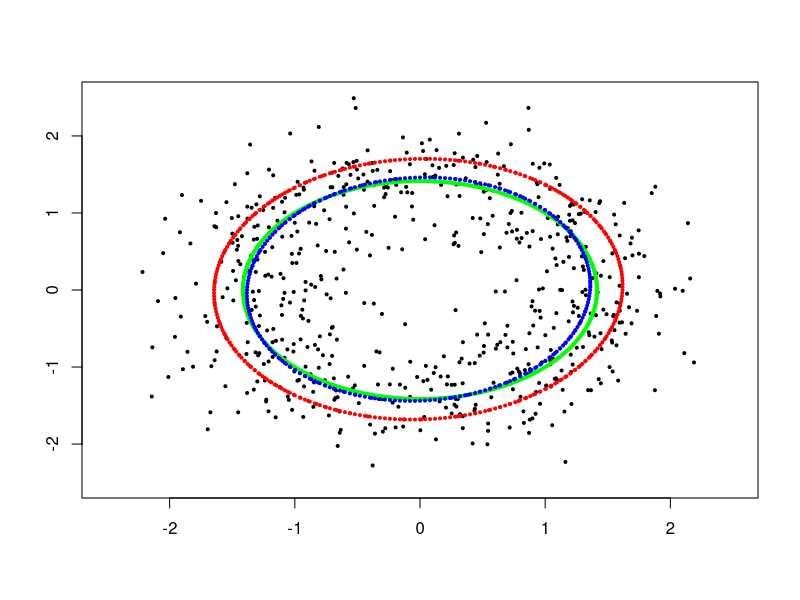

R code for this plot:
#--------------------------------------
#    functions 
#--------------------------------------
rm(list = ls()) 
multiexponents <- function(dim, deg) {
  # Generate all combinations of n non-negative integers that sum to d
  combs <- expand.grid(rep(list(0:deg), dim))
  combs <- combs[rowSums(combs) == deg, ]
  combs
}
multiexponentsL<- function(dim,deg)
{
  temp<-c(0,0)
  l=1
  while (l <=deg){
    temp<-rbind(temp, multiexponents(dim,l))
    l=l+1
  }
  return(temp)
}
Coef<-function(d,k)
{
  return (choose(d, 2*k)/(2^k)*factorial(2*k)/factorial(k))
}
# This function currently only works for diag cov Gaus noise and dimension 2
# We assume X of the form n x d 
Vandermonde<- function(X, U, sigma){
  size<- dim(U)[1]
  d<- dim(X)[2]
  Mhat<- matrix(0, nrow=size, ncol=size)
  for (k in 1:size)
    for (l in k:size)
    {
      exps<-as.integer(as.vector(U[k,]+U[l,]))
      Mhat[k,l]<- InnerFunc(X,exps[1],exps[2],sigma)
    }
  toRet<- Mhat+t(Mhat)
  toRet<- toRet- diag(diag(toRet)/2)
  return (toRet)
}
InnerFunc<-function(X, k,l, sigma){
  partSum=0
  for (kappa in 0:floor(k/2))
    for (lambda in 0:floor(l/2))
      partSum= partSum + (-1)^(kappa+lambda) *Coef(k,kappa )* Coef(l,lambda) * sigma^(2*( kappa+ lambda)) * mean ( X[,1]^(k-2*kappa) *X[,2]^(l-2*lambda))
  
  return( partSum)
}

SolveOrder2<-function(q, lB=-2, uB=2, step=0.04, shift=0)
{
  
  #------   first pass --------
  # Initialize vectors for storing results
  y1a <- numeric()
  y2a <- numeric()
  y2b <- numeric()
  
  # Loop to solve the quadratic equation
  seq_i <-  seq(lB, uB, by = step)
  for (i in seq_i) {
    aa <- q[6]
    bb <- q[5] * i + q[3]
    cc <- q[1] + q[2] * i + q[4] * i^2 + shift
    disc <- bb^2 - 4 * aa * cc
    if (disc >= 0) {
      y2a <- c(y2a, (-bb + sqrt(disc)) / (2 * aa))
      y2b <- c(y2b, (-bb - sqrt(disc)) / (2 * aa))
      y1a <- c(y1a, i)
    }
  }
  #------   second pass --------
  
  # Initialize vectors for storing results
  x1a <- numeric()
  x2a <- numeric()
  x2b <- numeric()
  
  # Loop to solve the quadratic equation
  seq_i <-  seq(lB, uB, by = step)
  for (i in seq_i) {
    aa <- q[4]
    bb <- q[5] * i + q[2]
    cc <- q[1] + q[3] * i + q[6] * i^2 + shift
    disc <- bb^2 - 4 * aa * cc
    if (disc >= 0) {
      x2a <- c(x2a, (-bb + sqrt(disc)) / (2 * aa))
      x2b <- c(x2b, (-bb - sqrt(disc)) / (2 * aa))
      x1a <- c(x1a, i)
    }
  }
  
  l1<-c(x2a,x2b)
  l2<-c(x1a,x1a)
  

  s1 <- c(y1a, y1a)
  s2 <- c(y2a, y2b)
  
  s1<- c(l1,s1)
  s2<-c(l2,s2)
  
  
  return(cbind(s1,s2))
}

SemiAlg<-function(q,lambda, lB=-2, uB=2, step=0.04)
{
  Pts<-SolveOrder2(q, lB=-2, uB=2, step=step)
  for (eta in seq(-lambda, lambda, length.out=70) )
  {
    Pts<-rbind(Pts,SolveOrder2(q, lB=-2, uB=2, step=step, shift=eta))
  }
  return(Pts)
}

#--------------------------------------
# Example : Circle 
#--------------------------------------

set.seed(123)

# Number of points
n <- 600
dim<- 2
deg <- 2

# Radius of the circle
radius <- sqrt(2)

sigma<-0.4

# Generate angles evenly spaced around the circle
angles <- seq(0, 2*pi, length.out = n)

# Compute the x and y coordinates
x1 <- radius * cos(angles) 
y1 <- radius * sin(angles) 

x2 <- x1 + sigma*rnorm(n)
y2 <- y1 + sigma*rnorm(n)


# Produce the data matrix, compute the unbiased moment matrix and extract kernel.

X<-cbind(x2, y2)

# Without correction
M<- Vandermonde(X, U=multiexponentsL(dim,deg), sigma=0)
temp<- svd(M)
q <- temp$v[,6]
q <- q / q[1]

S<-SolveOrder2(q)


# With correction
svd_result <- svd(Vandermonde(X, U=multiexponentsL(dim,deg), sigma=sigma))
q1 <- svd_result$v[,6]
q1 <- q1 / q1[1]

S1<-SolveOrder2(q1)

SA<-SemiAlg(q1,lambda=n^{-1/2}*log(n))

idx<- sample(1:nrow(SA),2000)

# Plotting the results

plot(x2, y2, col = "black", pch = 19,, cex=0.4, xlab = "", ylab = "", xlim= c(-2.5,2.5), ylim = c(-2.5,2.5))
#points(SA[idx,1], SA[idx,2], col = rgb(red = 0.5, green = 0, blue = 1, alpha = 0.15), pch = 19, cex = 0.4) 
points(x1, y1, col = "green", pch = 19, cex=0.4)
points(S[,1], S[,2], col = "red", pch = 19, cex = 0.4)  # Modify 's1', 's2' as needed
points(S1[,1], S1[,2], col = "blue", pch = 19, cex = 0.4)  # Modify 's1', 's2' as needed

